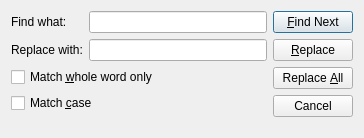
<?xml version="1.0" encoding="UTF-8"?>
<ui version="4.0">
 <class>ReplaceDialogClass</class>
 <widget class="QDialog" name="ReplaceDialogClass">
  <property name="geometry">
   <rect>
    <x>0</x>
    <y>0</y>
    <width>364</width>
    <height>138</height>
   </rect>
  </property>
  <property name="windowTitle">
   <string>Replace</string>
  </property>
  <layout class="QHBoxLayout" name="horizontalLayout_2">
   <item>
    <layout class="QVBoxLayout" name="verticalLayout_6">
     <item>
      <layout class="QHBoxLayout" name="horizontalLayout">
       <item>
        <layout class="QVBoxLayout" name="verticalLayout_4">
         <item>
          <widget class="QLabel" name="label">
           <property name="text">
            <string>Find what:</string>
           </property>
          </widget>
         </item>
         <item>
          <widget class="QLabel" name="label_2">
           <property name="text">
            <string>Replace with:</string>
           </property>
          </widget>
         </item>
        </layout>
       </item>
       <item>
        <layout class="QVBoxLayout" name="verticalLayout">
         <item>
          <widget class="QLineEdit" name="findWhat"/>
         </item>
         <item>
          <widget class="QLineEdit" name="replaceWith"/>
         </item>
        </layout>
       </item>
      </layout>
     </item>
     <item>
      <layout class="QHBoxLayout" name="horizontalLayout_3">
       <item>
        <layout class="QVBoxLayout" name="verticalLayout_3">
         <item>
          <widget class="QCheckBox" name="wholeWord">
           <property name="text">
            <string>Match &amp;whole word only</string>
           </property>
          </widget>
         </item>
         <item>
          <widget class="QCheckBox" name="matchCase">
           <property name="text">
            <string>Match &amp;case</string>
           </property>
          </widget>
         </item>
        </layout>
       </item>
       <item>
        <spacer name="horizontalSpacer_3">
         <property name="orientation">
          <enum>Qt::Horizontal</enum>
         </property>
         <property name="sizeHint" stdset="0">
          <size>
           <width>40</width>
           <height>20</height>
          </size>
         </property>
        </spacer>
       </item>
      </layout>
     </item>
     <item>
      <spacer name="verticalSpacer">
       <property name="orientation">
        <enum>Qt::Vertical</enum>
       </property>
       <property name="sizeHint" stdset="0">
        <size>
         <width>20</width>
         <height>40</height>
        </size>
       </property>
      </spacer>
     </item>
    </layout>
   </item>
   <item>
    <layout class="QVBoxLayout" name="verticalLayout_5">
     <item>
      <layout class="QVBoxLayout" name="verticalLayout_2">
       <item>
        <widget class="QPushButton" name="findNext">
         <property name="text">
          <string>&amp;Find Next</string>
         </property>
         <property name="default">
          <bool>true</bool>
         </property>
        </widget>
       </item>
       <item>
        <widget class="QPushButton" name="replace">
         <property name="text">
          <string>&amp;Replace</string>
         </property>
        </widget>
       </item>
       <item>
        <widget class="QPushButton" name="replaceAll">
         <property name="text">
          <string>Replace &amp;All</string>
         </property>
        </widget>
       </item>
       <item>
        <widget class="QPushButton" name="cancel">
         <property name="text">
          <string>Cancel</string>
         </property>
        </widget>
       </item>
      </layout>
     </item>
     <item>
      <spacer name="verticalSpacer_2">
       <property name="orientation">
        <enum>Qt::Vertical</enum>
       </property>
       <property name="sizeHint" stdset="0">
        <size>
         <width>20</width>
         <height>40</height>
        </size>
       </property>
      </spacer>
     </item>
    </layout>
   </item>
  </layout>
 </widget>
 <layoutdefault spacing="6" margin="11"/>
 <resources/>
 <connections/>
</ui>
